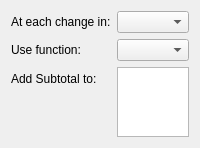
<?xml version="1.0" encoding="UTF-8"?>
<ui version="4.0">
 <author>Norbert Andres &lt;nandres@web.de&gt;</author>
 <comment>This file is part of the KDE project
Copyright (C) 2002 Norbert Andres &lt;nandres@web.de&gt;

This library is free software; you can redistribute it and/or
modify it under the terms of the GNU Library General Public
License as published by the Free Software Foundation; either
version 2 of the License, or (at your option) any later version.

This library is distributed in the hope that it will be useful,
but WITHOUT ANY WARRANTY; without even the implied warranty of
MERCHANTABILITY or FITNESS FOR A PARTICULAR PURPOSE.  See the
GNU Library General Public License for more details.

You should have received a copy of the GNU Library General Public
License along with this library; see the file COPYING.LIB.  If not,
write to the Free Software Foundation, Inc., 51 Franklin Street,
Fifth Floor, Boston, MA 02110-1301, USA.</comment>
 <class>SubtotalsWidget</class>
 <widget class="QWidget" name="SubtotalsWidget">
  <property name="geometry">
   <rect>
    <x>0</x>
    <y>0</y>
    <width>178</width>
    <height>132</height>
   </rect>
  </property>
  <layout class="QFormLayout" name="formLayout">
   <item row="0" column="0">
    <widget class="QLabel" name="m_eachChangeLabel">
     <property name="text">
      <string>At each change in:</string>
     </property>
    </widget>
   </item>
   <item row="0" column="1">
    <widget class="KComboBox" name="m_columnBox"/>
   </item>
   <item row="1" column="0">
    <widget class="QLabel" name="m_useFunctionLabel">
     <property name="text">
      <string>Use function:</string>
     </property>
    </widget>
   </item>
   <item row="1" column="1">
    <widget class="KComboBox" name="m_functionBox"/>
   </item>
   <item row="2" column="0">
    <widget class="QLabel" name="m_addSubtotalToLabel">
     <property name="text">
      <string>Add Subtotal to:</string>
     </property>
    </widget>
   </item>
   <item row="2" column="1">
    <widget class="QListWidget" name="m_columnList"/>
   </item>
  </layout>
 </widget>
 <customwidgets>
  <customwidget>
   <class>KComboBox</class>
   <extends>QComboBox</extends>
   <header>kcombobox.h</header>
  </customwidget>
 </customwidgets>
 <resources/>
 <connections/>
</ui>
